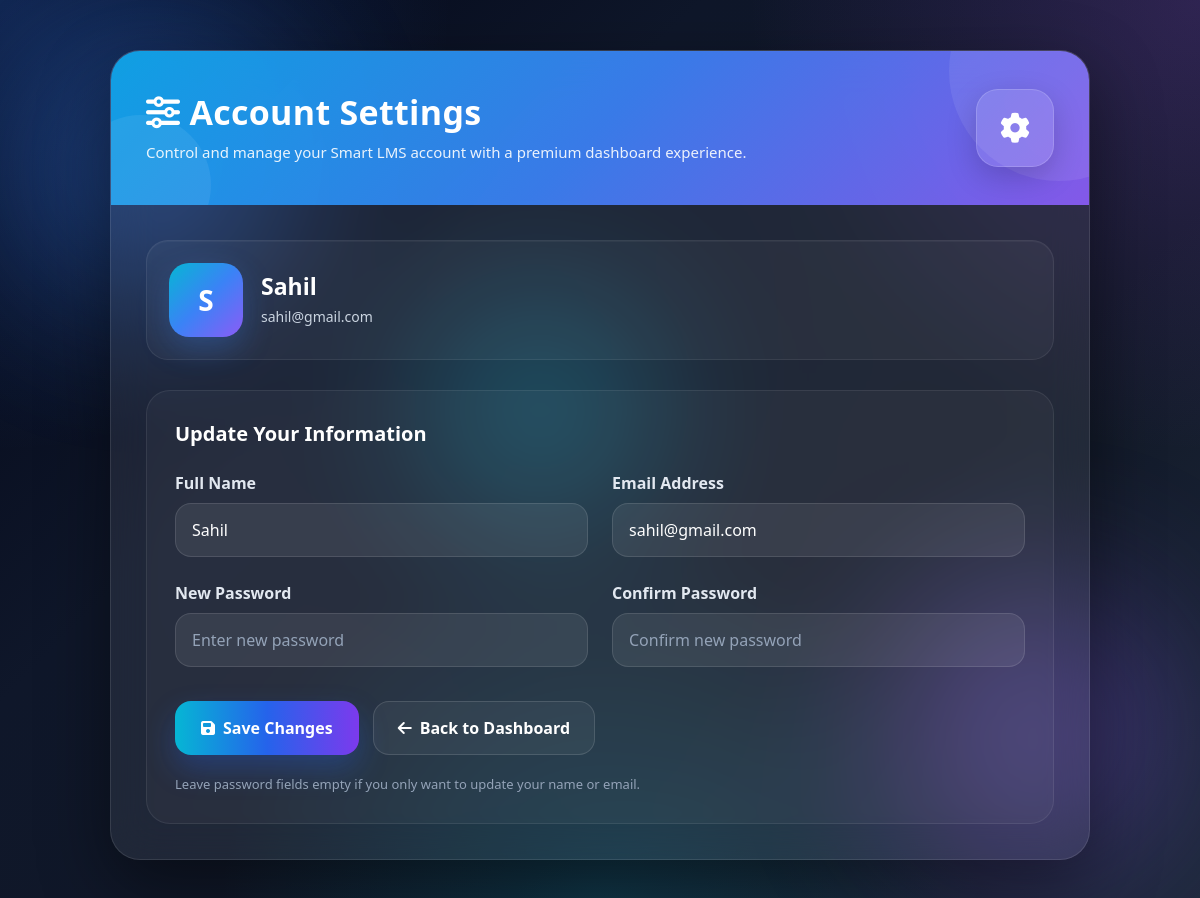
/lms_project/settings.php, run on the app's committed database.
### tables this page shows
CREATE TABLE `users` (
  `id` int(11) NOT NULL,
  `name` varchar(100) DEFAULT NULL,
  `email` varchar(100) DEFAULT NULL,
  `profile_image` varchar(255) DEFAULT NULL,
  `password` varchar(255) DEFAULT NULL,
  `role` varchar(50) DEFAULT NULL,
  `status` varchar(20) DEFAULT 'active'
);

### lms_project/settings.php (the view, shortened to what this page needs)
<?php
include 'includes/db.php';
if (isset($_SESSION['user_id'])) {
    $user_id = $_SESSION['user_id'];
} else {
    $user_id = 1;
}
$query = mysqli_query($conn, "SELECT * FROM users WHERE id='$user_id'");
$user = mysqli_fetch_assoc($query);
?>
<!DOCTYPE html>
<html lang="en">
<head>
    <link href="https://cdn.jsdelivr.net/npm/bootstrap@5.0.2/dist/css/bootstrap.min.css" rel="stylesheet">
    <link rel="stylesheet" href="https://cdnjs.cloudflare.com/ajax/libs/font-awesome/6.5.0/css/all.min.css">
</head>
<body>
<div class="floating-blur blur1"></div>
<div class="floating-blur blur2"></div>
<div class="floating-blur blur3"></div>
<div class="container settings-section">
    <div class="settings-card">
        <div class="settings-header">
            <div class="header-content">
                <div class="header-left">
                    <h2><i class="fa-solid fa-sliders"></i> Account Settings</h2>
                    <p>Control and manage your Smart LMS account with a premium dashboard experience.</p>
                </div>
                <div class="header-icon">
                    <i class="fa-solid fa-gear"></i>
                </div>
            </div>
        </div>
        <div class="settings-body">
            <div class="profile-mini">
                <div class="avatar">
                    <?php echo strtoupper(substr($user['name'], 0, 1)); ?>
                </div>
                <div>
                    <h4><?php echo htmlspecialchars($user['name']); ?></h4>
                    <p><?php echo htmlspecialchars($user['email']); ?></p>
                </div>
            </div>
            <div class="form-panel">
                <div class="section-title">Update Your Information</div>
                <form method="POST">
                    <div class="row">
                        <div class="col-md-6 mb-4">
                            <label class="form-label">Full Name</label>
                            <input type="text" name="name" class="form-control" value="<?php echo htmlspecialchars($user['name']); ?>" required>
                        </div>
                        <div class="col-md-6 mb-4">
                            <label class="form-label">Email Address</label>
                            <input type="email" name="email" class="form-control" value="<?php echo htmlspecialchars($user['email']); ?>" required>
                        </div>
                        <div class="col-md-6 mb-4">
                            <label class="form-label">New Password</label>
                            <input type="password" name="new_password" class="form-control" placeholder="Enter new password">
                        </div>
                        <div class="col-md-6 mb-4">
                            <label class="form-label">Confirm Password</label>
                            <input type="password" name="confirm_password" class="form-control" placeholder="Confirm new password">
                        </div>
                    </div>
                    <div class="action-bar">
                        <button type="submit" name="update_settings" class="btn-save">
                            <i class="fa-solid fa-floppy-disk me-2"></i>Save Changes
                        </button>
                        <a href="dashboard.php" class="btn-back">
                            <i class="fa-solid fa-arrow-left me-2"></i>Back to Dashboard
                        </a>
                    </div>
                    <div class="small-note">
                        Leave password fields empty if you only want to update your name or email.
                    </div>
                </form>
            </div>
        </div>
    </div>
</div>
</body>
</html>

### lms_project/settings.php (style rules this page uses)
* { margin:0; padding:0; box-sizing:border-box; }
body { min-height:100vh; font-family:'Segoe UI',sans-serif; background: radial-gradient(circle at top left, rgba(59,130,246,0.25), transparent 30%), radial-gradient(circle at top right, rgba(168,85,247,0.20), transparent 30%), radial-gradient(circle at bottom center, rgba(6,182,212,0.18), transparent 35%), linear-gradient(135deg, #020617, #0f172a, #111827, #1e293b); color:#fff; overflow-x:hidden; }
.floating-blur { position:fixed; border-radius:50%; filter:blur(80px); z-index:0; opacity:0.35; }
.blur1 { width:260px; height:260px; background:#3b82f6; top:40px; left:20px; }
.blur2 { width:280px; height:280px; background:#8b5cf6; bottom:40px; right:30px; }
.blur3 { width:220px; height:220px; background:#06b6d4; top:45%; left:45%; transform:translate(-50%, -50%); }
.settings-section { position:relative; z-index:2; padding:50px 12px; }
.settings-card { max-width:980px; margin:auto; background:rgba(255,255,255,0.07); border:1px solid rgba(255,255,255,0.10); backdrop-filter:blur(22px); -webkit-backdrop-filter:blur(22px); border-radius:30px; overflow:hidden; box-shadow: 0 25px 70px rgba(0,0,0,0.45), inset 0 1px 0 rgba(255,255,255,0.08); }
.settings-header { position:relative; padding:38px 35px; background:linear-gradient(135deg, rgba(14,165,233,0.95), rgba(59,130,246,0.92), rgba(139,92,246,0.92)); overflow:hidden; }
.settings-header::before { content:""; position:absolute; width:220px; height:220px; background:rgba(255,255,255,0.08); border-radius:50%; top:-90px; right:-80px; }
.settings-header::after { content:""; position:absolute; width:140px; height:140px; background:rgba(255,255,255,0.07); border-radius:50%; bottom:-50px; left:-40px; }
.header-content { position:relative; z-index:2; display:flex; justify-content:space-between; align-items:center; gap:20px; flex-wrap:wrap; }
.header-left h2 { font-size:34px; font-weight:800; margin-bottom:8px; letter-spacing:0.3px; }
.header-left p { margin:0; font-size:15px; color:rgba(255,255,255,0.9); }
.header-icon { width:78px; height:78px; border-radius:22px; display:flex; align-items:center; justify-content:center; font-size:30px; background:rgba(255,255,255,0.12); border:1px solid rgba(255,255,255,0.16); box-shadow:0 10px 30px rgba(0,0,0,0.18); }
.settings-body { padding:35px; }
.profile-mini { display:flex; align-items:center; gap:18px; margin-bottom:30px; padding:22px; border-radius:22px; background:rgba(255,255,255,0.04); border:1px solid rgba(255,255,255,0.08); box-shadow:inset 0 1px 0 rgba(255,255,255,0.04); }
.avatar { width:74px; height:74px; border-radius:20px; background:linear-gradient(135deg,#06b6d4,#3b82f6,#8b5cf6); display:flex; align-items:center; justify-content:center; font-size:28px; font-weight:700; color:#fff; box-shadow:0 12px 30px rgba(59,130,246,0.28); flex-shrink:0; }
.profile-mini h4 { margin:0 0 6px; font-size:23px; font-weight:700; color:#fff; }
.profile-mini p { margin:0; color:#cbd5e1; font-size:14px; }
.form-panel { padding:28px; border-radius:24px; background:rgba(255,255,255,0.035); border:1px solid rgba(255,255,255,0.08); }
.section-title { font-size:20px; font-weight:700; margin-bottom:22px; color:#fff; }
.form-label { color:#e2e8f0; font-weight:600; margin-bottom:8px; }
.form-control { height:54px; border-radius:16px; border:1px solid rgba(255,255,255,0.11); background:rgba(255,255,255,0.08); color:#fff; padding:12px 16px; transition:0.25s ease; }
.form-control::placeholder { color:#94a3b8; }
.action-bar { display:flex; gap:14px; flex-wrap:wrap; margin-top:10px; }
.btn-save { border:none; color:#fff; font-weight:700; padding:14px 26px; border-radius:16px; background:linear-gradient(90deg,#06b6d4,#2563eb,#7c3aed); box-shadow:0 14px 30px rgba(37,99,235,0.30); transition:0.3s ease; }
.btn-back { padding:14px 24px; border-radius:16px; text-decoration:none; font-weight:700; color:#fff; border:1px solid rgba(255,255,255,0.13); background:rgba(255,255,255,0.05); transition:0.25s ease; }
.small-note { margin-top:20px; color:#94a3b8; font-size:13px; }

### data on the page
users: name "S", name "Sahil", email "sahil@gmail.com"
